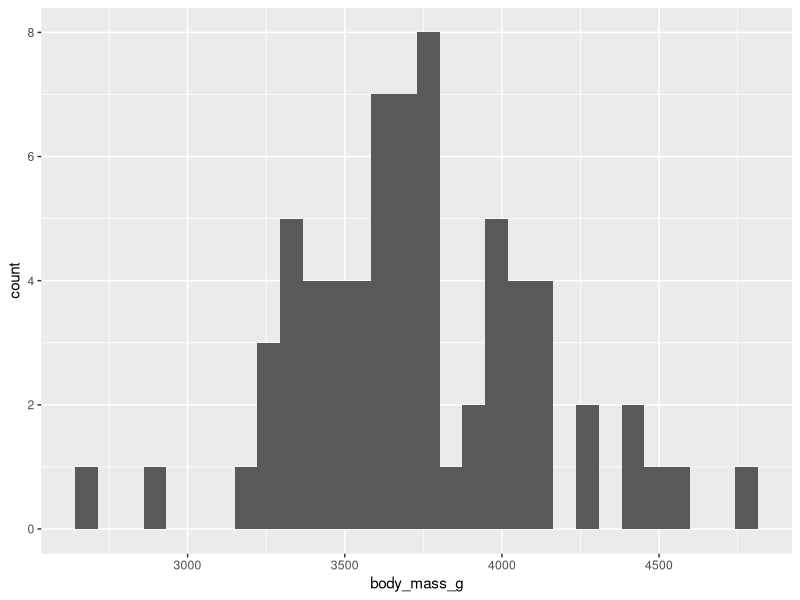
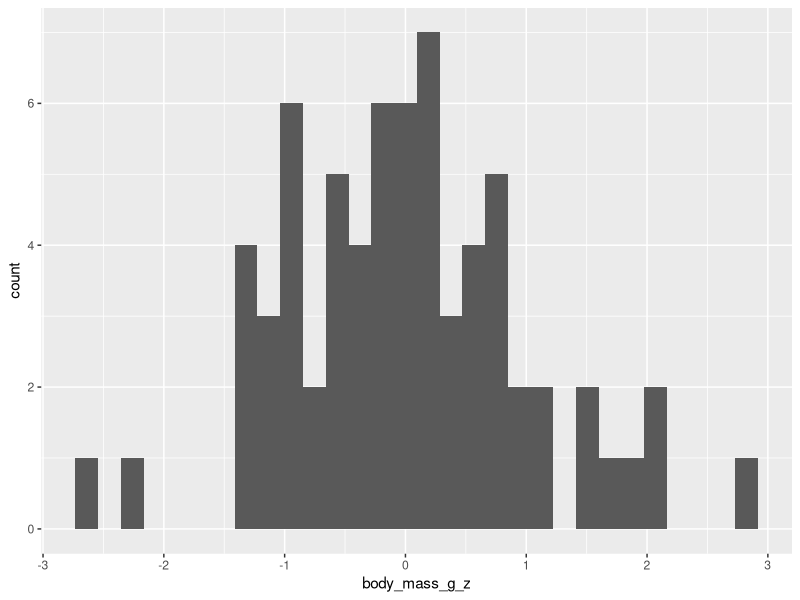
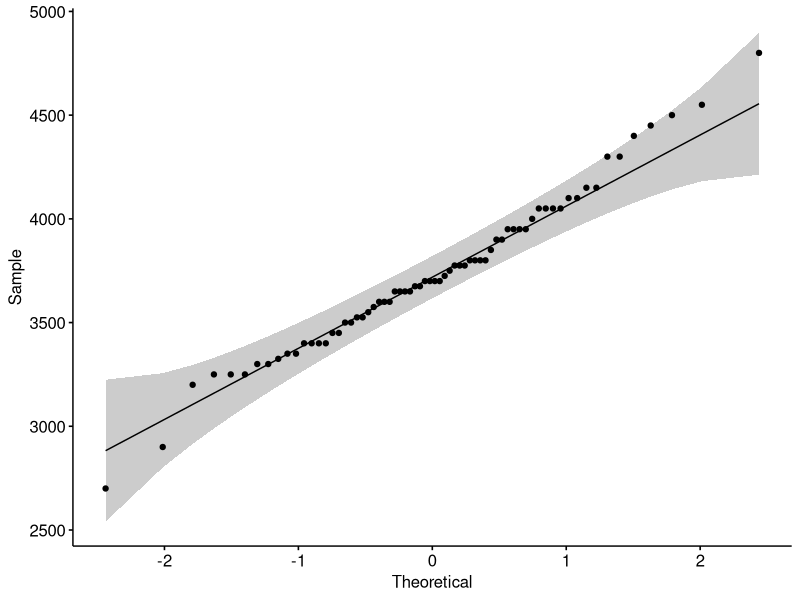
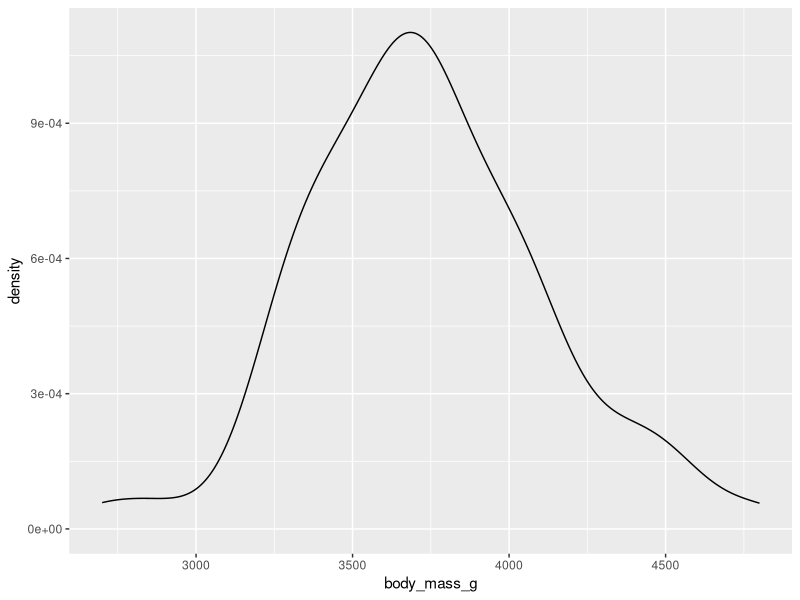

Source code (R) for these figures, in order:
## ---- chunk 1
knitr::opts_chunk$set(echo = TRUE,
                      message = FALSE,
                      eval = FALSE)

#install.packages("bookdown") # Achtung. install.packages-Befehle können in einem RMD-Dokument nicht ausgeführt werden. Deswegen werden sie auskommentiert!
library(bookdown) # bookdown wird im output-Befehl ganz oben gebraucht. Deswegen bitte installieren!

#install.packages("knitr")
library(knitr)

library(palmerpenguins)
data("penguins")
## ---- chunk 2
library(ggplot2)
library(tidyr)
library(dplyr)

chinstraps <- penguins %>%
  filter(species == "Chinstrap")


ggplot()+
  geom_histogram(data = chinstraps, aes(x = body_mass_g), na.rm = TRUE)
## ---- chunk 3
chinstraps$body_mass_g_z <- scale(chinstraps$body_mass_g)
## ---- chunk 4

ggplot()+
  geom_histogram(data = chinstraps, aes(x = body_mass_g_z), na.rm = TRUE)

## ---- chunk 5

chinstraps_1s <- chinstraps %>% #neuen datensatz kreiieren
  filter(body_mass_g_z >= -1 & body_mass_g_z <= 1) # in dem die chinstraps liegen, deren z-transformiertes Gewicht zwischen -1 und 1 liegt

## ---- chunk 6
theorie_1s_chinstraps <- nrow(chinstraps)*68/100

nrow_chinstraps_1s <- nrow(chinstraps_1s)
## ---- chunk 7
theorie_1s_chinstraps - nrow_chinstraps_1s
## ---- chunk 8
library(ggpubr)
ggqqplot(chinstraps$body_mass_g)
## ---- chunk 9
ggplot(chinstraps) +
  geom_density(aes(x = body_mass_g)) 
## ---- chunk 10
  shapiro.test(chinstraps$body_mass_g)
## ---- chunk 11
m <- sum(penguins$sex == "male", na.rm = TRUE)
w <- sum(penguins$sex == "female", na.rm = TRUE)
## ---- chunk 12
# Das ist die allgemeine Syntax binom.test(nsuccesses, ntrials, p, alternative="two.sided" OR "greater" OR "lesser")

# wir sagen: keine Ahnung, in welche Richtung das Ungleichgewicht geht:

binom.test(m, (m + w), 0.48, alternative = "two.sided")
